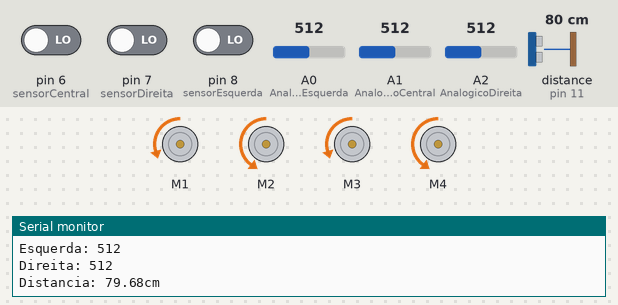
Simulated run of this sketch. Board: Arduino Uno, built with avr-gcc and run on an emulated ATmega328P. Parts: 4 × DC motor (green arrow = forward, orange = backward, longer = faster), the last lines printed to the serial monitor. Wiring (inferred from the names in the program): ultrasonic range finder: trigger pin 10; echo pin 11. Inputs (shaded band) come from the test bench; at power-on: distance to the obstacle (sensor on pin 11) 80 cm, pin 7 (sensorDireita) LOW, pin 8 (sensorEsquerda) LOW, pin 6 (sensorCentral) LOW, A0 (AnalogicoEsquerda) = 512, A1 (AnalogicoCentral) = 512, A2 (AnalogicoDireita) = 512. The echo pulse lasts 58.3 µs per cm.

Above: at 1.2 s.
1.3 s: distance to the obstacle (sensor on pin 11) set to 27 cm
4.3 s: distance to the obstacle (sensor on pin 11) set to 25 cm
7.3 s: pin 7 (sensorDireita) driven HIGH
At 10.1 s:
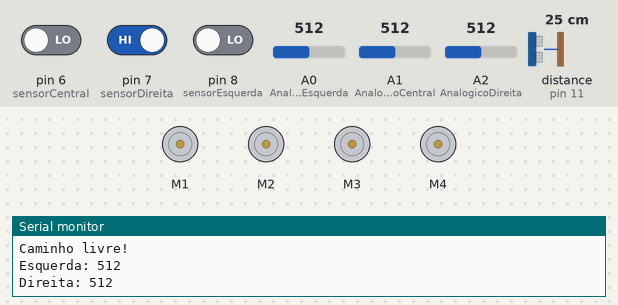
10.3 s: distance to the obstacle (sensor on pin 11) set to 35 cm
At 10.35 s:
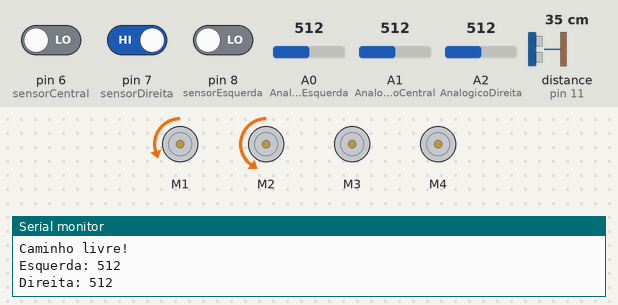
13.3 s: pin 8 (sensorEsquerda) driven HIGH
At 14.3 s:
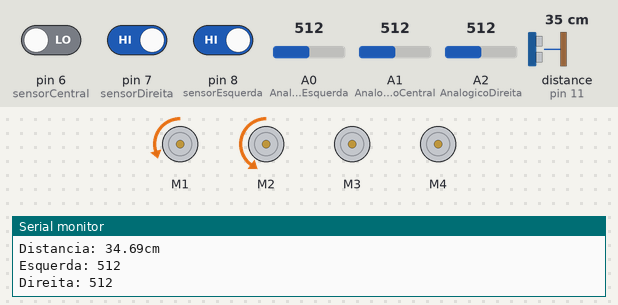
16.3 s: pin 7 (sensorDireita) driven LOW
At 17.09 s:
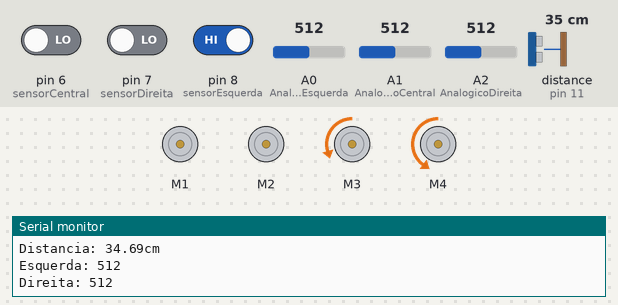
Timing chart, 0 to 20.3 s (numbered marks = the images above; inputs shaded):
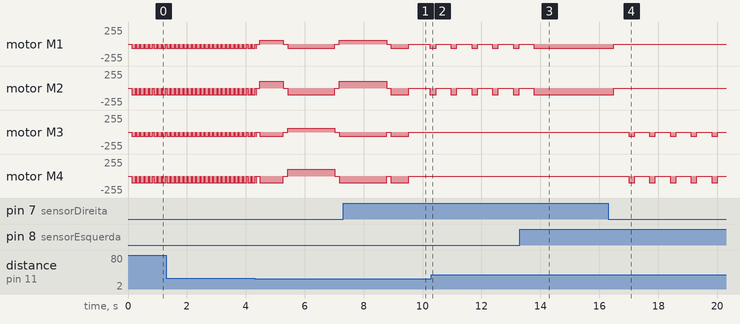

The sketch:

v5.3.ino
```cpp
#include <Dabble.h>
#include <Adafruit_MotorShield.h>
#include <Wire.h>
#include <Arduino.h>
#define CUSTOM_SETTINGS //Configuração para uso da aplicação para controle do LED
#define INCLUDE_LEDCONTROL_MODULE

#define sensorEsquerda 8
#define sensorDireita 7
#define sensorCentral 6

// Ultrassônico HC-SR04
#define trigPin 10
#define echoPin 11
#define DISTANCIA_MINIMA 25 //Distância mínima para considerar o obstáculo

int AnalogicoEsquerda = A0;
int valorDigitalEsquerda;
int valorAnalogicoEsquerda;

int AnalogicoDireita = A2;
int valorDigitalDireita;
int valorAnalogicoDireita;

int AnalogicoCentral = A1;
int valorDigitalCentral;
int valorAnalogicoCentral;

float duration, distance;

int leituraVerde = 0, leituraPreto = 0;
int cont = 0;
int verificao = 0;
int verde_min = 89, verde_max = 325;

bool BRANCO = 0, PRETO = 1;

Adafruit_MotorShield AFMS = Adafruit_MotorShield();
Adafruit_DCMotor *MotorEsquerdaFrente = AFMS.getMotor(1);
Adafruit_DCMotor *MotorEsquerdaTras = AFMS.getMotor(2);
Adafruit_DCMotor *MotorDireitaFrente = AFMS.getMotor(3);
Adafruit_DCMotor *MotorDireitaTras = AFMS.getMotor(4);

// Funções
void frente(int d);
void Parar(int d);
void tras();
void correcaoEsquerda();
void correcaoDireita();
void leituraSensorInfra();
void leituraSensorUltrassonico();
void tresBrancos(int d);
void CurvaEsquerda();
void CurvaDireita(int d);
void Cruzamento();
void curva180();
void desvioObstaculo();
void girarEsquerda45();
void girarDireita45();
void girarDireita90();
void girarEsquerda90();

// MOVIMENTO PARA FRENTE
void frente(int d)
{
  MotorEsquerdaFrente->run(BACKWARD);
  MotorEsquerdaTras->run(BACKWARD);

  MotorDireitaFrente->run(BACKWARD);
  MotorDireitaTras->run(BACKWARD);

  delay(d);
}

// MOVIMENTO PARA PARAR
void Parar(int d)
{
  MotorEsquerdaFrente->run(RELEASE);
  MotorEsquerdaTras->run(RELEASE);

  MotorDireitaFrente->run(RELEASE);
  MotorDireitaTras->run(RELEASE);
  delay(d);
}

// MOVIMENTO DE RÉ
void tras()
{
  MotorEsquerdaFrente->run(FORWARD);
  MotorEsquerdaTras->run(FORWARD);

  MotorDireitaFrente->run(FORWARD);
  MotorDireitaTras->run(FORWARD);
}

// TRÊS BRANCOS
void tresBrancos(int d)
{
  MotorDireitaFrente->setSpeed(60);
  MotorEsquerdaFrente->setSpeed(60);

  MotorEsquerdaFrente->run(BACKWARD);
  MotorEsquerdaTras->run(BACKWARD);

  MotorDireitaFrente->run(BACKWARD);
  MotorDireitaTras->run(BACKWARD);

  delay(d);
}

// CORREÇÃO PARA ESQUERDA
void correcaoEsquerda()
{
  MotorEsquerdaTras->run(BACKWARD);
  MotorEsquerdaFrente->run(BACKWARD);

  MotorDireitaFrente->run(RELEASE);
  MotorDireitaTras->run(RELEASE);
  delay(100);

  leituraSensorInfra();
}

// CORREÇÃO PARA DIREITA
void correcaoDireita()
{
  MotorDireitaFrente->run(BACKWARD);
  MotorDireitaTras->run(BACKWARD);

  MotorEsquerdaFrente->run(RELEASE);
  MotorEsquerdaTras->run(RELEASE);
  delay(100);

  leituraSensorInfra();
}

// CURVA ESQUERDA
void CurvaEsquerda()
{
  Parar(250);

  frente(970);

  MotorDireitaFrente->run(BACKWARD);
  MotorDireitaTras->run(BACKWARD);

  MotorEsquerdaFrente->run(FORWARD);
  MotorEsquerdaTras->run(FORWARD);

  delay(2000);
}

// CURVA DIREITA
void CurvaDireita(int d)
{
  Parar(250);

  frente(950);

  MotorDireitaFrente->run(FORWARD);
  MotorDireitaTras->run(FORWARD);

  MotorEsquerdaFrente->run(BACKWARD);
  MotorEsquerdaTras->run(BACKWARD);

  delay(d);
}

// CRUZAMENTO
void Cruzamento()
{
  Parar(250);
  frente(2000);
}

// CURVA 180°
void curva180()
{
  Parar(250);

  frente(700);

  MotorDireitaFrente->run(BACKWARD);
  MotorDireitaTras->run(BACKWARD);

  MotorEsquerdaFrente->run(FORWARD);
  MotorEsquerdaTras->run(FORWARD);

  delay(4500);
}

void setup()
{
  AFMS.begin();

  MotorEsquerdaFrente->setSpeed(100);
  MotorEsquerdaTras->setSpeed(100);
  MotorDireitaFrente->setSpeed(100);
  MotorDireitaTras->setSpeed(100);

  Serial.begin(9600);

  pinMode(sensorEsquerda, INPUT);
  pinMode(AnalogicoEsquerda, INPUT);

  pinMode(sensorDireita, INPUT);
  pinMode(AnalogicoDireita, INPUT);

  pinMode(sensorCentral, INPUT);
  pinMode(AnalogicoCentral, INPUT);

  // Ultrassônico
  pinMode(trigPin, OUTPUT);
  pinMode(echoPin, INPUT);


  Dabble.begin(9600); //Inicia a comunicação via Bluetooth com o Dabble
}

void loop()
{
  Dabble.processInput();

/* -------------------- ARRUMA AQUI MAYKEL -------------------------
  int valorLidoAnalogicoDireita = analogRead(AnalogicoDireita);

  Terminal.print("Valor do Sensor IV: ");
  Terminal.println(valor);

  // Imprime também no monitor serial do PC para acompanhar
  Serial.print("Sensor IV: ");
  Serial.println(valorSensor);

  delay(500);
 ----------------------------------------------------------------*/

  // LEITURA DO ULTRASSÔNICO
  leituraSensorUltrassonico();

  Serial.print("Distancia: ");
  Serial.print(distance);
  Serial.println("cm");

  // VERIFICA OBSTÁCULO
  if (distance > 0 && distance <= DISTANCIA_MINIMA)
  {
    Parar(100);
    desvioObstaculo();
    Serial.println("OBSTACULO DETECTADO!");

    // Fica parado enquanto houver obstáculo
    while (true)
    {
      leituraSensorUltrassonico();

      Serial.print("Distancia: ");
      Serial.print(distance);
      Serial.println("cm");

      if (distance > DISTANCIA_MINIMA || distance <= 0)
      {
        break;
      }
      Parar(50);
    }

    Serial.println("Caminho livre!");
  }

  // LEITURA DOS SENSORES INFRAVERMELHOS
  leituraSensorInfra();

  Serial.print("Esquerda: ");
  Serial.println(valorAnalogicoEsquerda);

  Serial.print("\nDireita: ");
  Serial.println(valorAnalogicoDireita);
  delay(100);

  // LÓGICA DO SEGUIDOR DE LINHA (COMPLETO)

  if ((valorDigitalEsquerda == BRANCO) && (valorDigitalCentral == PRETO) && (valorDigitalDireita == BRANCO))
  {
    frente(100);
    Parar(0);
    leituraSensorInfra();
  }
  else if ((valorDigitalEsquerda == BRANCO) && (valorDigitalCentral == BRANCO) && (valorDigitalDireita == PRETO))
  {
    Parar(500);
    correcaoEsquerda();
    leituraSensorInfra();
  }
  else if ((valorDigitalEsquerda == PRETO) && (valorDigitalCentral == BRANCO) && (valorDigitalDireita == BRANCO))
  {
    Parar(500);
    correcaoDireita();
    leituraSensorInfra();
  }
  else if ((valorDigitalEsquerda == BRANCO) && (valorDigitalCentral == BRANCO) && (valorDigitalDireita == BRANCO))
  {
    Parar(20);
    tresBrancos(20);
    leituraSensorInfra();
  }
  else if ((valorDigitalEsquerda == PRETO) && (valorDigitalCentral == PRETO) && (valorDigitalDireita == BRANCO))
  {
    Parar(700);
    CurvaEsquerda();
  }
  else if ((valorDigitalEsquerda == BRANCO) && (valorDigitalCentral == PRETO) && (valorDigitalDireita == PRETO))
  {
    while ((valorDigitalEsquerda != BRANCO) && (valorDigitalCentral == PRETO))
    {
      CurvaDireita(200);
      Parar(200);
      leituraSensorInfra();
      Parar(200);
    }
  }
  else if ((valorDigitalEsquerda == PRETO) && (valorDigitalCentral == PRETO) && (valorDigitalDireita == PRETO))
  {
    Parar(1000);

    frente(100);

    Parar(500);

    leituraSensorInfra();

    if ((valorDigitalEsquerda == BRANCO) && (valorDigitalCentral == PRETO) && (valorDigitalDireita == BRANCO))
    {
      frente(450);
    }

    else if ((valorDigitalEsquerda == BRANCO) && (valorDigitalCentral == BRANCO) && (valorDigitalDireita == BRANCO))
    {
      curva180();
    }
  }
  else
  {
    leituraSensorInfra();
  }
}

// SENSORES INFRAVERMELHOS
void leituraSensorInfra()
{
  valorDigitalEsquerda = digitalRead(sensorEsquerda);
  valorDigitalCentral = digitalRead(sensorCentral);
  valorDigitalDireita = digitalRead(sensorDireita);

  valorAnalogicoEsquerda = analogRead(AnalogicoEsquerda);
  valorAnalogicoCentral = analogRead(AnalogicoCentral);
  valorAnalogicoDireita = analogRead(AnalogicoDireita);
}

// ULTRASSÔNICO HC-SR04
void leituraSensorUltrassonico()
{

  // Garante que o TRIG comece desligado
  digitalWrite(trigPin, LOW);
  delayMicroseconds(2);

  // Pulso de 10 microssegundos
  digitalWrite(trigPin, HIGH);
  delayMicroseconds(10);
  digitalWrite(trigPin, LOW);

  // Mede o tempo do ECHO
  duration = pulseIn(echoPin, HIGH, 30000);

  // Se não recebeu eco
  if (duration == 0)
  {
    distance = 999;
  }
  else
  {
    distance = (duration * 0.0343) / 2;
  }
}


/*============================
  VERIFICAÇÃO ANGULAR ULTRASSONICO
============================*/

// Tempo inicial de calibracao para aproximadamente 45 graus.
// Deve ser ajustado conforme o carrinho, bateria e piso.
const int TEMPO_GIRO_45 = 800;

void girarEsquerda45()
{
  MotorDireitaFrente->run(BACKWARD);
  MotorDireitaTras->run(BACKWARD);
  MotorEsquerdaFrente->run(FORWARD);
  MotorEsquerdaTras->run(FORWARD);

  delay(TEMPO_GIRO_45);
  Parar(150);
}
void girarDireita45()
{
  MotorDireitaFrente->run(FORWARD);
  MotorDireitaTras->run(FORWARD);
  MotorEsquerdaFrente->run(BACKWARD);
  MotorEsquerdaTras->run(BACKWARD);

  delay(TEMPO_GIRO_45);
  Parar(150);
}
void girarDireita90()
{
  MotorDireitaFrente->run(FORWARD);
  MotorDireitaTras->run(FORWARD);
  MotorEsquerdaFrente->run(BACKWARD);
  MotorEsquerdaTras->run(BACKWARD);

  delay(TEMPO_GIRO_45 * 2);
  Parar(150);
}
void girarEsquerda90()
{
  MotorDireitaFrente->run(BACKWARD);
  MotorDireitaTras->run(BACKWARD);
  MotorEsquerdaFrente->run(FORWARD);
  MotorEsquerdaTras->run(FORWARD);

  delay(TEMPO_GIRO_45 * 2);
  Parar(150);
}

void desvioObstaculo()
{
  float distanciaEsquerda;
  float distanciaDireita;

  // 1. Gira aproximadamente 45 graus para a esquerda e mede.
  Serial.println("Verificando esquerda...");
  girarEsquerda45();

  leituraSensorUltrassonico();
  distanciaEsquerda = distance;

  Serial.print("Distancia esquerda: ");
  Serial.println(distanciaEsquerda);

  // 2. Da posicao a esquerda, gira 90 graus para a direita.
  // Agora o carrinho aponta aproximadamente 45 graus para a direita.
  Serial.println("Verificando direita...");
  girarDireita90();

  leituraSensorUltrassonico();
  distanciaDireita = distance;

  Serial.print("Distancia direita: ");
  Serial.println(distanciaDireita);

  // 3. Escolhe o lado com maior distancia medida.
  if (distanciaEsquerda > distanciaDireita) {
    Serial.println("Escolhendo esquerda");

    // Sai da orientacao de 45 graus a direita e vai para 45 graus a esquerda.
    girarEsquerda90();
  } else {
    Serial.println("Escolhendo direita");
    // Ja esta apontado aproximadamente 45 graus para a direita.
  }

  // 4. Avanca na direcao escolhida.
  frente(600);
  Parar(100);
}
```

Measured:
- after the input at 7.3 s, motor M3, motor M4: goes on until 9.5 s, then stays stopped
- after the input at 10.3 s, motor M3, motor M4: stops changing and stays stopped
- after the input at 13.3 s, motor M1: goes on until 13.8 s, then stays backward 60/255; motor M2: goes on until 13.8 s, then stays backward 100/255
- after the input at 16.3 s, motor M1: backward 60/255 → stopped after 0.19 s; motor M2: backward 100/255 → stopped after 0.19 s; motor M3: alternates backward 60/255 for 0.21 s and stopped for 0.50 s, starting after 0.69 s; motor M4: alternates backward 100/255 for 0.21 s and stopped for 0.50 s, starting after 0.69 s
- by itself, motor M1: alternates backward 60/255 for 0.21 s and stopped for 0.50 s
- by itself, motor M2: alternates backward 100/255 for 0.21 s and stopped for 0.50 s
